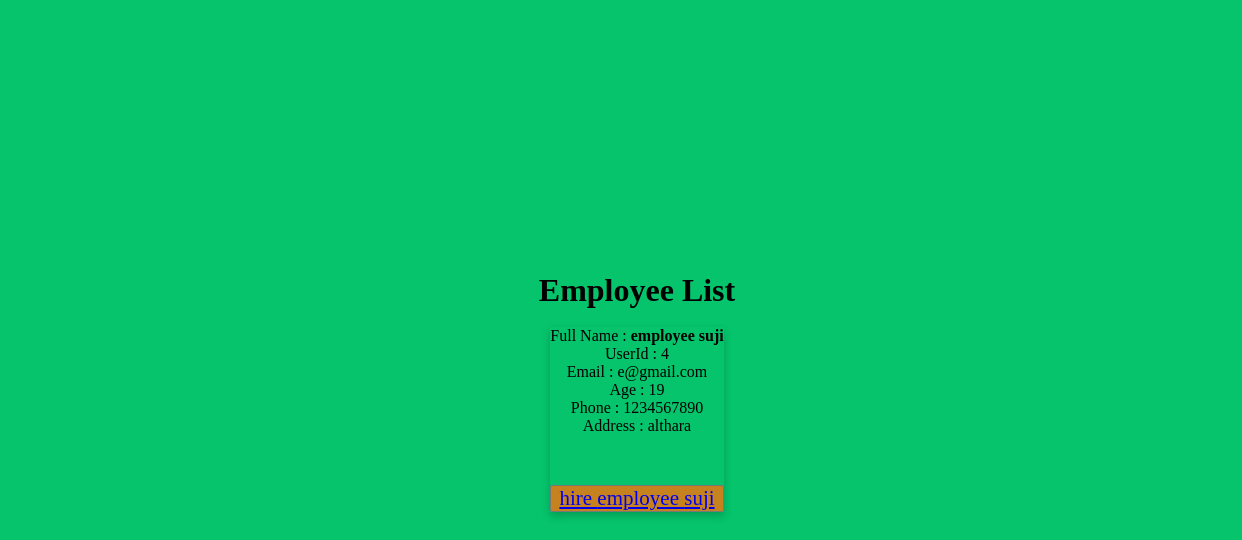
Before: /farmers/employee-list/ (signed in) with the older database file.
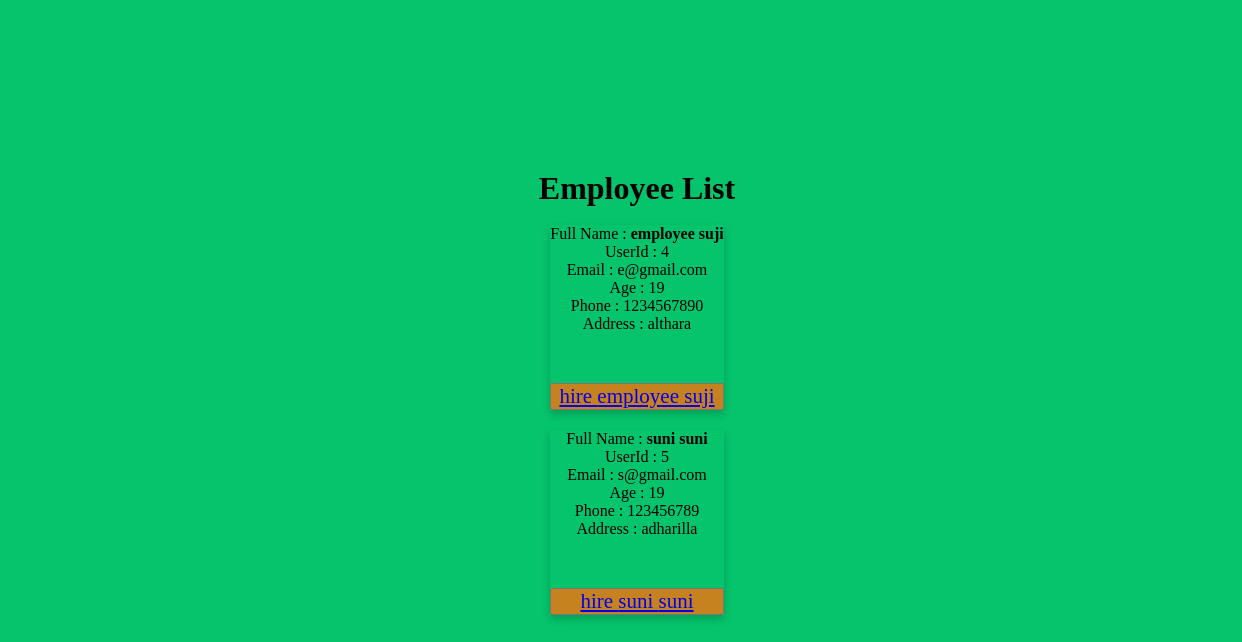
After: the same page with the newer database file.
### accounts/models.py (models this page shows, shortened)
class User(AbstractUser):
    is_admin = models.BooleanField('Is admin', default=False)
    is_employee = models.BooleanField('Is employee', default=False)
    is_farmer = models.BooleanField('Is farmer', default=False)
    age = models.IntegerField('Age of user', default=0)
    phone = models.CharField(
        'User phone number', max_length=15, blank=True)
    address = models.CharField(
        'Address of user', max_length=200, blank=True)
    aadhar = models.CharField('Aadhar number of user',
                              max_length=12, blank=True)
    is_available_for_job = models.BooleanField(
        'Available for job', default=True)
    state = models.CharField(max_length=50, null=True, blank=True)
    salary = models.CharField(max_length=50, null=True, blank=True)
    corps = models.ForeignKey(Crop, related_name="user", on_delete=models.SET_NULL, blank=True, null=True)
    hector = models.FloatField(default=0)

### farmers/views.py (the view)
# urls.py: path('employee-list/', views.EmployeeListPage, name='employee_list'),
@login_required
def EmployeeListPage(request):
    if not request.user.is_farmer:
        logout(request)
        return redirect("login")
    employees = User.objects.filter(
        is_employee=True, is_available_for_job=True)
    return render(request, "farmers/employee-list.html", {'employees': employees})

### farmers/templates/farmers/employee-list.html
{% extends "farmers/base.html" %} {% block content %}
<div class="container_1">
  <h1>
    <strong>Employee List</strong>
  </h1>
  <br />
  <div>
    {% for employee in employees %}
    <div class="card">
      Full Name :
      <strong> {{employee.first_name}} {{employee.last_name}} </strong>
      <p>UserId : {{employee.id}}</p>
      <p>Email : {{employee.email}}</p>
      <p>Age : {{employee.age}}</p>
      <p>Phone : {{employee.phone}}</p>
      <p>Address : {{employee.address}}</p>
      <button type="submit">
        <a href="{% url 'hiring_employee' employee.email %}"
          >hire {{employee.first_name}} {{employee.last_name}}
        </a>
      </button>
    </div>
    {% endfor %}
  </div>
</div>
{% endblock content %}

Changed rows visible on the page:
added User: first_name "suni", last_name "suni", id "5", email "s@gmail.com", age "19", phone "123456789", address "adharilla"
